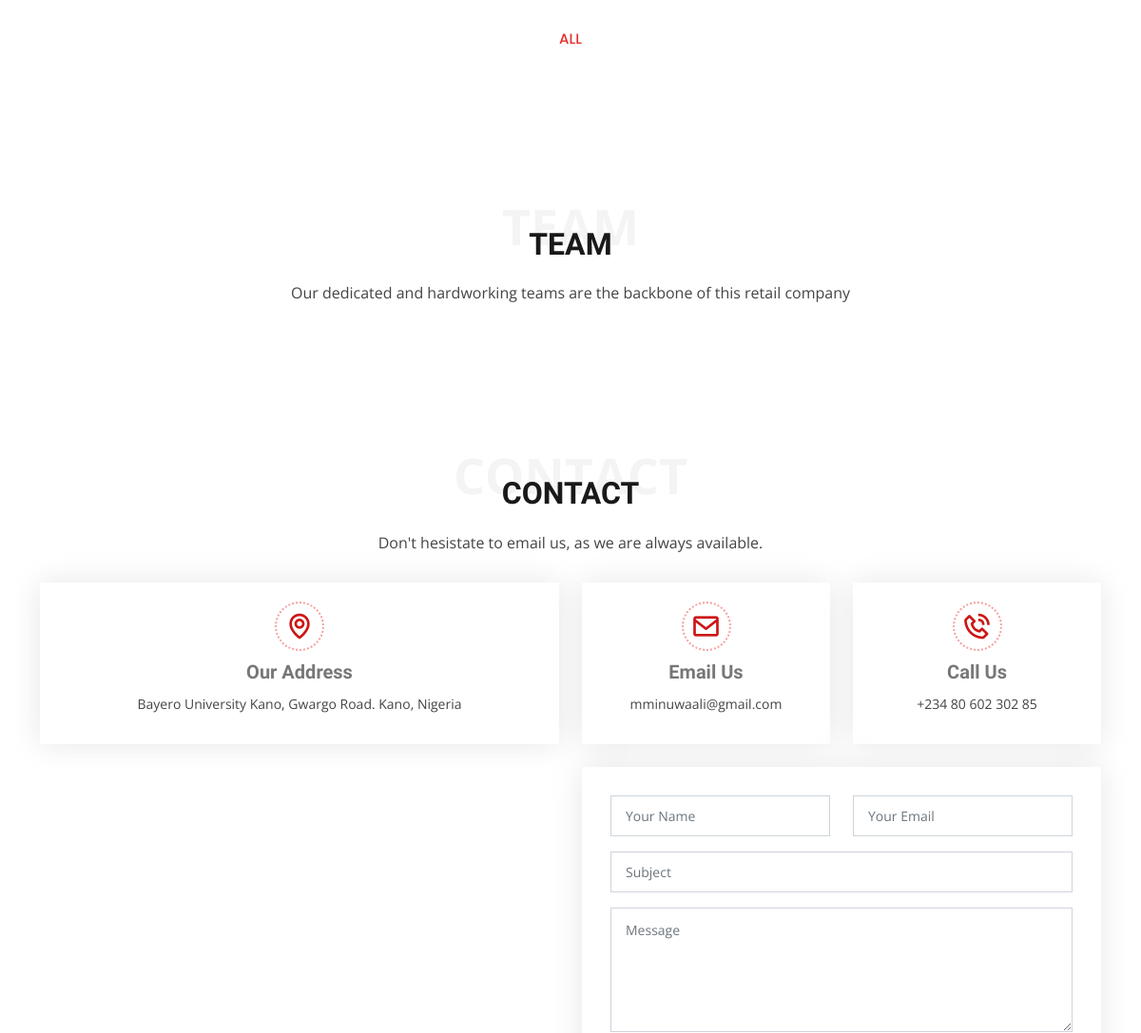
/ (middle part), run on an earlier commit of the app's database.
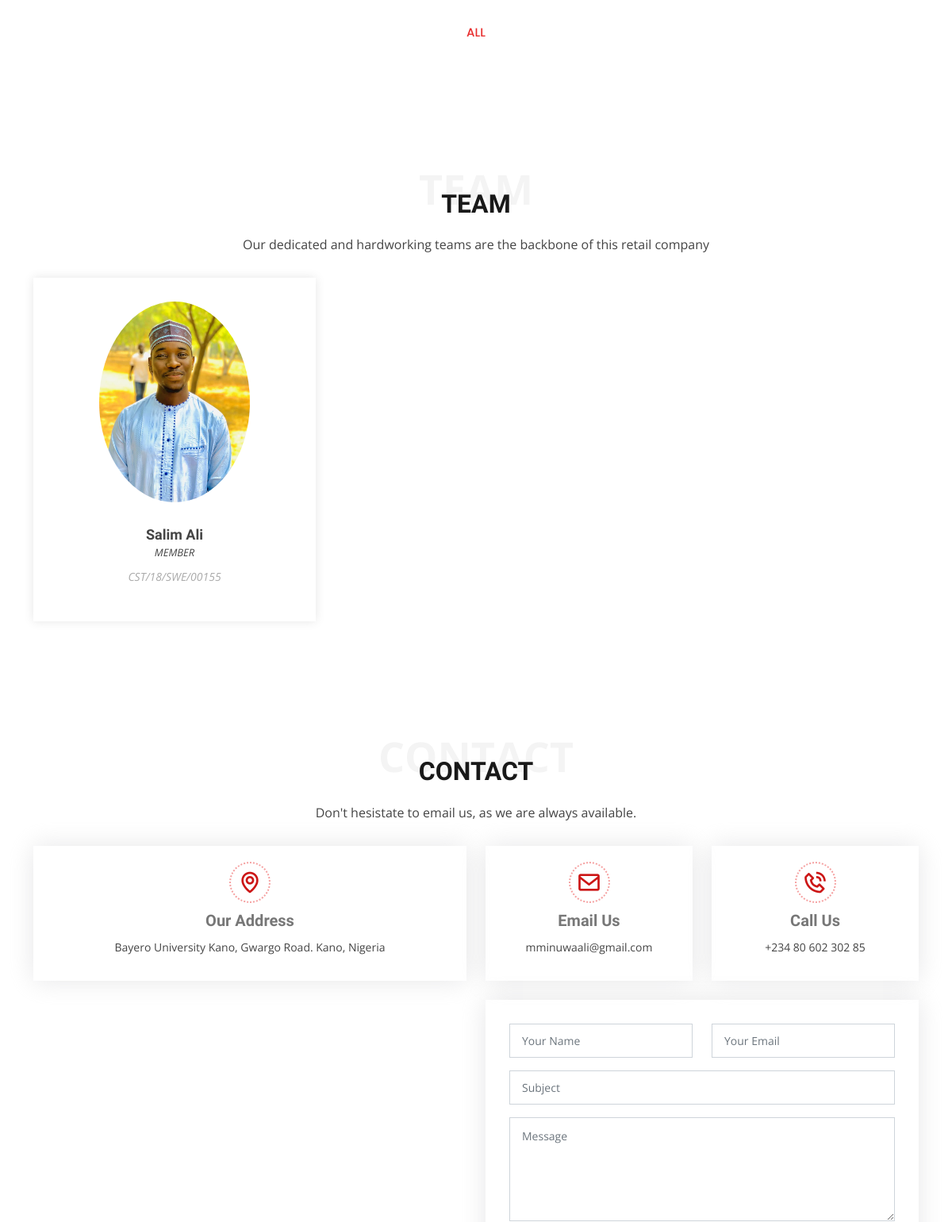
And on a later commit of the database.
### acct/models.py (models this page shows)
class Profile(models.Model):
    user = models.OneToOneField(User, on_delete=models.CASCADE, related_name='profile')
    profile = models.FileField(upload_to=user_profile_upload, null=True, blank=True)
    team_member = models.BooleanField(default=False)
    proffession = models.CharField(max_length=50)
    info = models.TextField(default='')

### main/views.py (the view)
def home_view(request):
    obj = {
        'client' : query_all(Client),
        'service' : query_all(Service),
        'portfolio' : query_all(Portfolio),
        'category' : query_all(PortfolioCategory),
        'category' : query_all(PortfolioCategory),
        'team' : filter_query(Profile, team_member=True),
    }
    return render(request, 'main/index.html',obj)

### project/utils.py (called while the page is built)
def query_all(obj:Model) -> Model:
    return obj.objects.all()

def filter_query(obj:Model, *args, **kwargs) -> Model:
    return obj.objects.filter(*args, **kwargs)

### main/templates/main/index.html (shortened to what this page needs)
{% extends 'base.html' %}
{% load static %}
{% block main %}
  <section id="portfolio" class="portfolio">
    <div class="container">
      <div class="section-title">
      </div>
      <div class="row" data-aos="fade-up">
        <div class="col-lg-12 d-flex justify-content-center">
          <ul id="portfolio-flters">
            <li data-filter="*" class="filter-active">All</li>
          </ul>
        </div>
      </div>
    </div>
  </section>
  <section id="team" class="team">
    <div class="container">
      <div class="section-title">
        <span>Team</span>
        <h2>Team</h2>
        <p>Our dedicated and hardworking teams are the backbone of this retail company</p>
      </div>
      <div class="row">
        {% for item in team %}
        <div class="col-lg-4 col-md-6 d-flex align-items-stretch" data-aos="zoom-in">
          <div class="member">
            <img src="{{ item.profile.url }}" alt="">
            <h4>{{ item.user.first_name|title }} {{ item.user.last_name|title }}</h4>
            <span>{{ item.proffession|upper }}</span>
            <p>
              {{ item.info }}
            </p>
          </div>
        </div>
        {% endfor %}
      </div>
    </div>
  </section>
  <section id="contact" class="contact">
    <div class="container">
      <div class="section-title">
        <span>Contact</span>
        <h2>Contact</h2>
        <p>Don't hesistate to email us, as we are always available.</p>
      </div>
      <div class="row" data-aos="fade-up">
        <div class="col-lg-6">
          <div class="info-box mb-4">
            <i class="bx bx-map"></i>
            <h3>Our Address</h3>
            <p>Bayero University Kano, Gwargo Road. Kano, Nigeria</p>
          </div>
        </div>
        <div class="col-lg-3 col-md-6">
          <div class="info-box  mb-4">
            <i class="bx bx-envelope"></i>
            <h3>Email Us</h3>
            <p>mminuwaali@gmail.com</p>
          </div>
        </div>
        <div class="col-lg-3 col-md-6">
          <div class="info-box  mb-4">
            <i class="bx bx-phone-call"></i>
            <h3>Call Us</h3>
            <p>+234 80 602 302 85</p>
          </div>
        </div>
      </div>
      <div class="row" data-aos="fade-up">
        <div class="col-lg-6 ">
        </div>
        <div class="col-lg-6">
          <form action="{% url 'contact' %}" method="post" role="form" class="php-email-form">
            <div class="row">
              <div class="col-md-6 form-group">
                <input type="text" name="name" class="form-control" id="name" placeholder="Your Name" required>
              </div>
              <div class="col-md-6 form-group mt-3 mt-md-0">
                <input type="email" class="form-control" name="email" id="email" placeholder="Your Email" required>
              </div>
            </div>
            <div class="form-group mt-3">
              <input type="text" class="form-control" name="subject" id="subject" placeholder="Subject" required>
            </div>
            <div class="form-group mt-3">
              <textarea class="form-control" name="message" rows="5" placeholder="Message" required></textarea>
            </div>
          </form>
        </div>
      </div>
    </div>
  </section>
{% endblock main %}

What changed in the data, as far as the page shows it:
added Profile: profile (picture), user.first_name "Salim", user.last_name "Ali", proffession "MEMBER", info "CST/18/SWE/00155"
